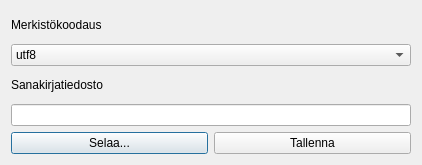
<?xml version="1.0" encoding="UTF-8"?>
<ui version="4.0">
 <class>Dialog</class>
 <widget class="QDialog" name="Dialog">
  <property name="geometry">
   <rect>
    <x>0</x>
    <y>0</y>
    <width>422</width>
    <height>165</height>
   </rect>
  </property>
  <property name="windowTitle">
   <string>Dialog</string>
  </property>
  <layout class="QGridLayout" name="gridLayout">
   <item row="0" column="0">
    <layout class="QVBoxLayout" name="verticalLayout">
     <item>
      <widget class="QLabel" name="label">
       <property name="text">
        <string>Merkistökoodaus</string>
       </property>
      </widget>
     </item>
     <item>
      <widget class="QComboBox" name="characterEncodingComboBox">
       <property name="toolTip">
        <string>Sanakirjojen merkistökoodaus </string>
       </property>
       <property name="whatsThis">
        <string>&lt;html&gt;&lt;head/&gt;&lt;body&gt;&lt;p&gt;&lt;span style=&quot; font-size:10pt;&quot;&gt;Sanakirjoissa käytetty merkistökoodaus. Se on merkitty sekä aff-tiedoston että tavutustiedoston alkuun. Alkuperäinen koodaus on ISO-8859-1. Se on eurooppalaisille kielille tarkoitettu merkistö, joka tukee skandinaavisia merkkejä (å, ä ja ö) Vaihtoehtoina ovat UTF8 sekä Windows-1252, joka on windowsin graafisessa käyttöliittymässä yleisesti käytössä oleva merkistö. Olemassa olevan sanakirjan voi muuttaa toiseen merkkilajiin Työkalut-valikosta. &lt;/span&gt;&lt;/p&gt;&lt;/body&gt;&lt;/html&gt;</string>
       </property>
       <item>
        <property name="text">
         <string>utf8</string>
        </property>
       </item>
       <item>
        <property name="text">
         <string>iso-8859-1</string>
        </property>
       </item>
       <item>
        <property name="text">
         <string>windows-1252</string>
        </property>
       </item>
      </widget>
     </item>
     <item>
      <widget class="QLabel" name="folderLabel">
       <property name="text">
        <string>Sanakirjatiedosto</string>
       </property>
      </widget>
     </item>
     <item>
      <widget class="QLineEdit" name="fileLineEdit">
       <property name="toolTip">
        <string>Sanakirjatiedoston polku ja nimi</string>
       </property>
       <property name="whatsThis">
        <string>&lt;html&gt;&lt;head/&gt;&lt;body&gt;&lt;p&gt;&lt;span style=&quot; font-size:10pt;&quot;&gt;Sanakirjatiedoston nimi ja polku. Kaikki uudet sanat lisätään tähän tiedostoon. Tämä on myös kaikkien työkalujen oletussanakirja. &lt;/span&gt;&lt;/p&gt;&lt;/body&gt;&lt;/html&gt;</string>
       </property>
      </widget>
     </item>
    </layout>
   </item>
   <item row="1" column="0">
    <layout class="QHBoxLayout" name="horizontalLayout">
     <item>
      <widget class="QPushButton" name="browsePushButton">
       <property name="text">
        <string>Selaa...</string>
       </property>
      </widget>
     </item>
     <item>
      <widget class="QPushButton" name="savePushButton">
       <property name="text">
        <string>Tallenna</string>
       </property>
      </widget>
     </item>
    </layout>
   </item>
  </layout>
 </widget>
 <resources/>
 <connections/>
</ui>
